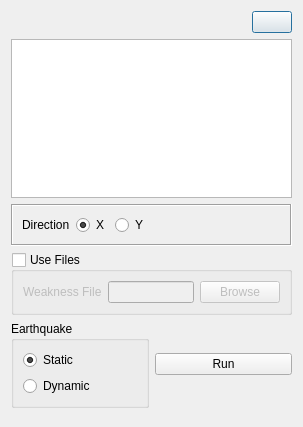
<?xml version="1.0" encoding="UTF-8"?>
<ui version="4.0">
 <class>Dialog</class>
 <widget class="QDialog" name="Dialog">
  <property name="geometry">
   <rect>
    <x>0</x>
    <y>0</y>
    <width>303</width>
    <height>427</height>
   </rect>
  </property>
  <property name="windowTitle">
   <string>Strength in Weakened Structure</string>
  </property>
  <layout class="QVBoxLayout" name="verticalLayout_2">
   <item>
    <layout class="QHBoxLayout" name="horizontalLayout">
     <item>
      <widget class="QLabel" name="label">
       <property name="maximumSize">
        <size>
         <width>40</width>
         <height>40</height>
        </size>
       </property>
       <property name="text">
        <string/>
       </property>
       <property name="pixmap">
        <pixmap resource="../civiltools.qrc">:/civiltools/images/beams.svg</pixmap>
       </property>
       <property name="scaledContents">
        <bool>true</bool>
       </property>
      </widget>
     </item>
     <item>
      <spacer name="horizontalSpacer">
       <property name="orientation">
        <enum>Qt::Horizontal</enum>
       </property>
       <property name="sizeHint" stdset="0">
        <size>
         <width>40</width>
         <height>20</height>
        </size>
       </property>
      </spacer>
     </item>
     <item>
      <widget class="QPushButton" name="refresh_button">
       <property name="toolTip">
        <string>Refresh the Selected Beam Name</string>
       </property>
       <property name="text">
        <string/>
       </property>
       <property name="icon">
        <iconset>
         <normaloff>:/civiltools/images/refresh.svg</normaloff>:/civiltools/images/refresh.svg</iconset>
       </property>
       <property name="iconSize">
        <size>
         <width>40</width>
         <height>40</height>
        </size>
       </property>
      </widget>
     </item>
    </layout>
   </item>
   <item>
    <widget class="QListWidget" name="beams_list"/>
   </item>
   <item>
    <widget class="QFrame" name="frame">
     <property name="frameShape">
      <enum>QFrame::Box</enum>
     </property>
     <property name="frameShadow">
      <enum>QFrame::Sunken</enum>
     </property>
     <layout class="QHBoxLayout" name="horizontalLayout_2">
      <item>
       <widget class="QLabel" name="label_2">
        <property name="text">
         <string>Direction</string>
        </property>
       </widget>
      </item>
      <item>
       <widget class="QRadioButton" name="x_radio_button">
        <property name="text">
         <string>X</string>
        </property>
        <property name="checked">
         <bool>true</bool>
        </property>
       </widget>
      </item>
      <item>
       <widget class="QRadioButton" name="y_radio_button">
        <property name="text">
         <string>Y</string>
        </property>
       </widget>
      </item>
      <item>
       <spacer name="horizontalSpacer_2">
        <property name="orientation">
         <enum>Qt::Horizontal</enum>
        </property>
        <property name="sizeHint" stdset="0">
         <size>
          <width>40</width>
          <height>20</height>
         </size>
        </property>
       </spacer>
      </item>
     </layout>
    </widget>
   </item>
   <item>
    <widget class="QGroupBox" name="file_groupbox">
     <property name="title">
      <string>Use Files</string>
     </property>
     <property name="checkable">
      <bool>true</bool>
     </property>
     <property name="checked">
      <bool>false</bool>
     </property>
     <layout class="QGridLayout" name="gridLayout">
      <item row="0" column="0">
       <widget class="QLabel" name="label_4">
        <property name="text">
         <string>Weakness File</string>
        </property>
       </widget>
      </item>
      <item row="0" column="2">
       <widget class="QPushButton" name="weakness_button">
        <property name="text">
         <string>Browse</string>
        </property>
       </widget>
      </item>
      <item row="0" column="1">
       <widget class="QLineEdit" name="weakness_file"/>
      </item>
     </layout>
    </widget>
   </item>
   <item>
    <layout class="QHBoxLayout" name="horizontalLayout_3">
     <item>
      <widget class="QGroupBox" name="groupBox">
       <property name="title">
        <string>Earthquake</string>
       </property>
       <layout class="QVBoxLayout" name="verticalLayout">
        <item>
         <widget class="QRadioButton" name="static_radiobutton">
          <property name="text">
           <string>Static</string>
          </property>
          <property name="checked">
           <bool>true</bool>
          </property>
         </widget>
        </item>
        <item>
         <widget class="QRadioButton" name="dynamic_analysis_groupbox">
          <property name="text">
           <string>Dynamic</string>
          </property>
         </widget>
        </item>
       </layout>
      </widget>
     </item>
     <item>
      <widget class="QPushButton" name="run">
       <property name="text">
        <string>Run</string>
       </property>
       <property name="icon">
        <iconset>
         <normaloff>:/civiltools/images/run.svg</normaloff>:/civiltools/images/run.svg</iconset>
       </property>
       <property name="iconSize">
        <size>
         <width>90</width>
         <height>90</height>
        </size>
       </property>
      </widget>
     </item>
    </layout>
   </item>
   <item>
    <spacer name="verticalSpacer">
     <property name="orientation">
      <enum>Qt::Vertical</enum>
     </property>
     <property name="sizeHint" stdset="0">
      <size>
       <width>20</width>
       <height>40</height>
      </size>
     </property>
    </spacer>
   </item>
  </layout>
 </widget>
 <connections/>
</ui>
